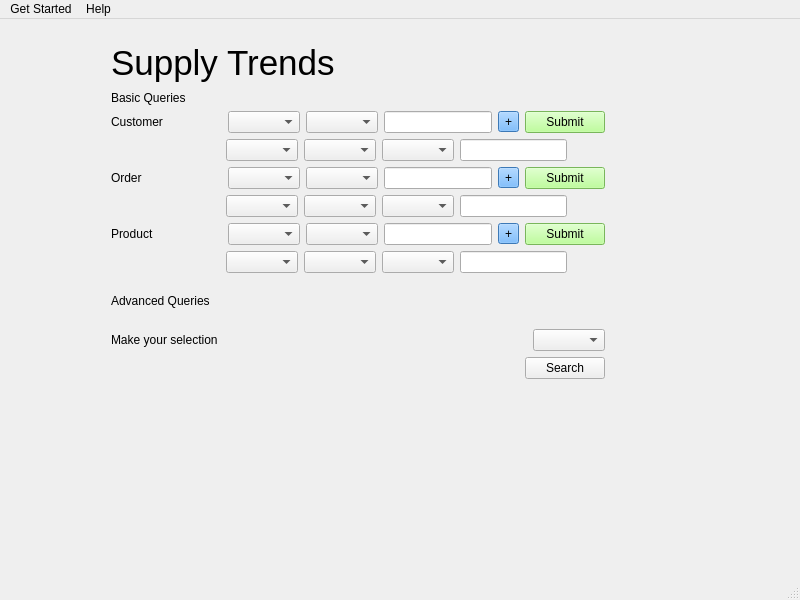
<?xml version="1.0" encoding="UTF-8"?>
<ui version="4.0">
 <class>MainWindow</class>
 <widget class="QMainWindow" name="MainWindow">
  <property name="geometry">
   <rect>
    <x>0</x>
    <y>0</y>
    <width>800</width>
    <height>600</height>
   </rect>
  </property>
  <property name="windowTitle">
   <string>MainWindow</string>
  </property>
  <widget class="QWidget" name="centralwidget">
   <widget class="QWidget" name="layoutWidget">
    <property name="geometry">
     <rect>
      <x>111</x>
      <y>21</y>
      <width>494</width>
      <height>339</height>
     </rect>
    </property>
    <layout class="QGridLayout" name="gridLayout_2">
     <item row="0" column="0">
      <widget class="QLabel" name="supplyTrendsTitle">
       <property name="font">
        <font>
         <family>MS Sans Serif</family>
         <pointsize>26</pointsize>
         <weight>50</weight>
         <italic>false</italic>
         <bold>false</bold>
        </font>
       </property>
       <property name="styleSheet">
        <string notr="true">font: 26pt &quot;MS Sans Serif&quot;;
</string>
       </property>
       <property name="text">
        <string>Supply Trends</string>
       </property>
      </widget>
     </item>
     <item row="1" column="0">
      <layout class="QGridLayout" name="gridLayout">
       <item row="1" column="0">
        <layout class="QHBoxLayout" name="horizontalLayout">
         <item>
          <widget class="QLabel" name="uiCustomerLabel">
           <property name="text">
            <string>Customer</string>
           </property>
          </widget>
         </item>
         <item>
          <spacer name="horizontalSpacer_2">
           <property name="orientation">
            <enum>Qt::Horizontal</enum>
           </property>
           <property name="sizeHint" stdset="0">
            <size>
             <width>40</width>
             <height>20</height>
            </size>
           </property>
          </spacer>
         </item>
         <item>
          <widget class="QComboBox" name="uiCustomerColumn"/>
         </item>
         <item>
          <widget class="QComboBox" name="uiCustomerSign"/>
         </item>
         <item>
          <widget class="QLineEdit" name="uiCustomerText"/>
         </item>
         <item>
          <widget class="QToolButton" name="uiCustomerAdd">
           <property name="styleSheet">
            <string notr="true">background-color: rgb(85, 170, 255);</string>
           </property>
           <property name="text">
            <string>+</string>
           </property>
          </widget>
         </item>
         <item>
          <widget class="QPushButton" name="uiCustomerSubmit">
           <property name="styleSheet">
            <string notr="true">background-color: rgb(170, 255, 127);</string>
           </property>
           <property name="text">
            <string>Submit</string>
           </property>
          </widget>
         </item>
        </layout>
       </item>
       <item row="5" column="0">
        <layout class="QHBoxLayout" name="horizontalLayout_3">
         <item>
          <widget class="QLabel" name="uiProductLabel">
           <property name="text">
            <string>Product</string>
           </property>
          </widget>
         </item>
         <item>
          <spacer name="horizontalSpacer_3">
           <property name="orientation">
            <enum>Qt::Horizontal</enum>
           </property>
           <property name="sizeHint" stdset="0">
            <size>
             <width>40</width>
             <height>20</height>
            </size>
           </property>
          </spacer>
         </item>
         <item>
          <widget class="QComboBox" name="uiProductColumn"/>
         </item>
         <item>
          <widget class="QComboBox" name="uiProductSign"/>
         </item>
         <item>
          <widget class="QLineEdit" name="uiProductText"/>
         </item>
         <item>
          <widget class="QToolButton" name="uiProductAdd">
           <property name="styleSheet">
            <string notr="true">background-color: rgb(85, 170, 255);</string>
           </property>
           <property name="text">
            <string>+</string>
           </property>
          </widget>
         </item>
         <item>
          <widget class="QPushButton" name="uiProductSubmit">
           <property name="styleSheet">
            <string notr="true">background-color: rgb(170, 255, 127);</string>
           </property>
           <property name="text">
            <string>Submit</string>
           </property>
          </widget>
         </item>
        </layout>
       </item>
       <item row="3" column="0">
        <layout class="QHBoxLayout" name="horizontalLayout_2">
         <item>
          <widget class="QLabel" name="uiOrderLabel">
           <property name="text">
            <string>Order</string>
           </property>
          </widget>
         </item>
         <item>
          <spacer name="horizontalSpacer">
           <property name="orientation">
            <enum>Qt::Horizontal</enum>
           </property>
           <property name="sizeHint" stdset="0">
            <size>
             <width>40</width>
             <height>20</height>
            </size>
           </property>
          </spacer>
         </item>
         <item>
          <widget class="QComboBox" name="uiOrderColumn"/>
         </item>
         <item>
          <widget class="QComboBox" name="uiOrderSign"/>
         </item>
         <item>
          <widget class="QLineEdit" name="uiOrderText"/>
         </item>
         <item>
          <widget class="QToolButton" name="uiOrderAdd">
           <property name="styleSheet">
            <string notr="true">background-color: rgb(85, 170, 255);</string>
           </property>
           <property name="text">
            <string>+</string>
           </property>
          </widget>
         </item>
         <item>
          <widget class="QPushButton" name="uiOrderSubmit">
           <property name="styleSheet">
            <string notr="true">background-color: rgb(170, 255, 127);</string>
           </property>
           <property name="text">
            <string>Submit</string>
           </property>
          </widget>
         </item>
        </layout>
       </item>
       <item row="0" column="0">
        <widget class="QLabel" name="basicTitle">
         <property name="styleSheet">
          <string notr="true">font: 12pt &quot;MS Sans Serif&quot;;</string>
         </property>
         <property name="text">
          <string>Basic Queries</string>
         </property>
        </widget>
       </item>
       <item row="2" column="0">
        <layout class="QHBoxLayout" name="horizontalLayout_5">
         <item>
          <spacer name="horizontalSpacer_11">
           <property name="orientation">
            <enum>Qt::Horizontal</enum>
           </property>
           <property name="sizeHint" stdset="0">
            <size>
             <width>40</width>
             <height>20</height>
            </size>
           </property>
          </spacer>
         </item>
         <item>
          <spacer name="horizontalSpacer_10">
           <property name="orientation">
            <enum>Qt::Horizontal</enum>
           </property>
           <property name="sizeHint" stdset="0">
            <size>
             <width>40</width>
             <height>20</height>
            </size>
           </property>
          </spacer>
         </item>
         <item>
          <spacer name="horizontalSpacer_4">
           <property name="orientation">
            <enum>Qt::Horizontal</enum>
           </property>
           <property name="sizeHint" stdset="0">
            <size>
             <width>40</width>
             <height>20</height>
            </size>
           </property>
          </spacer>
         </item>
         <item>
          <widget class="QComboBox" name="uiAddAndCombo"/>
         </item>
         <item>
          <widget class="QComboBox" name="uiAddAttributeCombo"/>
         </item>
         <item>
          <widget class="QComboBox" name="uiAddSignCombo"/>
         </item>
         <item>
          <widget class="QLineEdit" name="uiAddText"/>
         </item>
         <item>
          <spacer name="horizontalSpacer_5">
           <property name="orientation">
            <enum>Qt::Horizontal</enum>
           </property>
           <property name="sizeHint" stdset="0">
            <size>
             <width>40</width>
             <height>20</height>
            </size>
           </property>
          </spacer>
         </item>
        </layout>
       </item>
       <item row="4" column="0">
        <layout class="QHBoxLayout" name="horizontalLayout_6">
         <item>
          <spacer name="horizontalSpacer_13">
           <property name="orientation">
            <enum>Qt::Horizontal</enum>
           </property>
           <property name="sizeHint" stdset="0">
            <size>
             <width>40</width>
             <height>20</height>
            </size>
           </property>
          </spacer>
         </item>
         <item>
          <spacer name="horizontalSpacer_12">
           <property name="orientation">
            <enum>Qt::Horizontal</enum>
           </property>
           <property name="sizeHint" stdset="0">
            <size>
             <width>40</width>
             <height>20</height>
            </size>
           </property>
          </spacer>
         </item>
         <item>
          <spacer name="horizontalSpacer_6">
           <property name="orientation">
            <enum>Qt::Horizontal</enum>
           </property>
           <property name="sizeHint" stdset="0">
            <size>
             <width>40</width>
             <height>20</height>
            </size>
           </property>
          </spacer>
         </item>
         <item>
          <widget class="QComboBox" name="uiAddAndCombo_2"/>
         </item>
         <item>
          <widget class="QComboBox" name="uiAddAttributeCombo_2"/>
         </item>
         <item>
          <widget class="QComboBox" name="uiAddSignCombo_2"/>
         </item>
         <item>
          <widget class="QLineEdit" name="uiAddText_2"/>
         </item>
         <item>
          <spacer name="horizontalSpacer_7">
           <property name="orientation">
            <enum>Qt::Horizontal</enum>
           </property>
           <property name="sizeHint" stdset="0">
            <size>
             <width>40</width>
             <height>20</height>
            </size>
           </property>
          </spacer>
         </item>
        </layout>
       </item>
       <item row="6" column="0">
        <layout class="QHBoxLayout" name="horizontalLayout_7">
         <item>
          <spacer name="horizontalSpacer_15">
           <property name="orientation">
            <enum>Qt::Horizontal</enum>
           </property>
           <property name="sizeHint" stdset="0">
            <size>
             <width>40</width>
             <height>20</height>
            </size>
           </property>
          </spacer>
         </item>
         <item>
          <spacer name="horizontalSpacer_14">
           <property name="orientation">
            <enum>Qt::Horizontal</enum>
           </property>
           <property name="sizeHint" stdset="0">
            <size>
             <width>40</width>
             <height>20</height>
            </size>
           </property>
          </spacer>
         </item>
         <item>
          <spacer name="horizontalSpacer_8">
           <property name="orientation">
            <enum>Qt::Horizontal</enum>
           </property>
           <property name="sizeHint" stdset="0">
            <size>
             <width>40</width>
             <height>20</height>
            </size>
           </property>
          </spacer>
         </item>
         <item>
          <widget class="QComboBox" name="uiAddAndCombo_3"/>
         </item>
         <item>
          <widget class="QComboBox" name="uiAddAttributeCombo_3"/>
         </item>
         <item>
          <widget class="QComboBox" name="uiAddSignCombo_3"/>
         </item>
         <item>
          <widget class="QLineEdit" name="uiAddText_3"/>
         </item>
         <item>
          <spacer name="horizontalSpacer_9">
           <property name="orientation">
            <enum>Qt::Horizontal</enum>
           </property>
           <property name="sizeHint" stdset="0">
            <size>
             <width>40</width>
             <height>20</height>
            </size>
           </property>
          </spacer>
         </item>
        </layout>
       </item>
      </layout>
     </item>
     <item row="2" column="0">
      <widget class="QLabel" name="advanceTitle">
       <property name="styleSheet">
        <string notr="true">font: 10pt &quot;MS Shell Dlg 2&quot;;
font: 12pt &quot;MS Sans Serif&quot;;</string>
       </property>
       <property name="text">
        <string>Advanced Queries</string>
       </property>
      </widget>
     </item>
     <item row="3" column="0">
      <layout class="QVBoxLayout" name="verticalLayout">
       <item>
        <layout class="QHBoxLayout" name="horizontalLayout_8">
         <item>
          <widget class="QLabel" name="label">
           <property name="text">
            <string>Make your selection</string>
           </property>
          </widget>
         </item>
         <item>
          <spacer name="horizontalSpacer_20">
           <property name="orientation">
            <enum>Qt::Horizontal</enum>
           </property>
           <property name="sizeHint" stdset="0">
            <size>
             <width>88</width>
             <height>19</height>
            </size>
           </property>
          </spacer>
         </item>
         <item>
          <widget class="QComboBox" name="uiAdvancedQueriesSelection"/>
         </item>
        </layout>
       </item>
       <item>
        <layout class="QHBoxLayout" name="horizontalLayout_4">
         <item>
          <spacer name="horizontalSpacer_19">
           <property name="orientation">
            <enum>Qt::Horizontal</enum>
           </property>
           <property name="sizeHint" stdset="0">
            <size>
             <width>40</width>
             <height>20</height>
            </size>
           </property>
          </spacer>
         </item>
         <item>
          <spacer name="horizontalSpacer_18">
           <property name="orientation">
            <enum>Qt::Horizontal</enum>
           </property>
           <property name="sizeHint" stdset="0">
            <size>
             <width>40</width>
             <height>20</height>
            </size>
           </property>
          </spacer>
         </item>
         <item>
          <spacer name="horizontalSpacer_16">
           <property name="orientation">
            <enum>Qt::Horizontal</enum>
           </property>
           <property name="sizeHint" stdset="0">
            <size>
             <width>33</width>
             <height>19</height>
            </size>
           </property>
          </spacer>
         </item>
         <item>
          <spacer name="horizontalSpacer_17">
           <property name="orientation">
            <enum>Qt::Horizontal</enum>
           </property>
           <property name="sizeHint" stdset="0">
            <size>
             <width>40</width>
             <height>20</height>
            </size>
           </property>
          </spacer>
         </item>
         <item>
          <widget class="QPushButton" name="uiAdvancedPopUp">
           <property name="text">
            <string>Search</string>
           </property>
          </widget>
         </item>
        </layout>
       </item>
      </layout>
     </item>
    </layout>
   </widget>
  </widget>
  <widget class="QStatusBar" name="statusbar"/>
  <widget class="QMenuBar" name="menubar">
   <property name="geometry">
    <rect>
     <x>0</x>
     <y>0</y>
     <width>800</width>
     <height>21</height>
    </rect>
   </property>
   <widget class="QMenu" name="menuGet_Start">
    <property name="title">
     <string>Get Started</string>
    </property>
   </widget>
   <widget class="QMenu" name="menuHelp">
    <property name="title">
     <string>Help</string>
    </property>
   </widget>
   <addaction name="menuGet_Start"/>
   <addaction name="menuHelp"/>
  </widget>
 </widget>
 <resources/>
 <connections/>
</ui>
